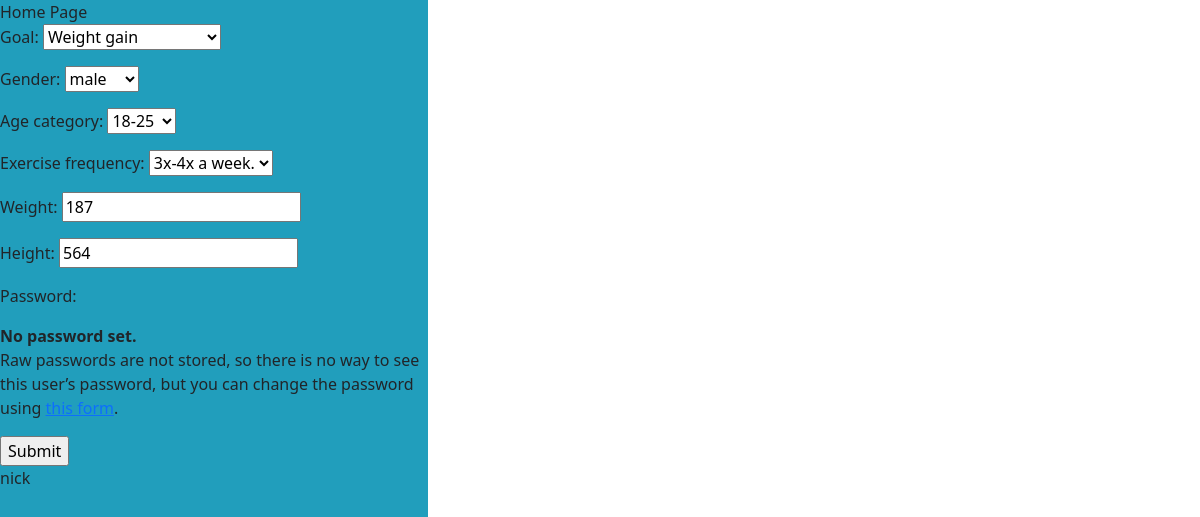
The page /account/update/5/ (signed in) on the database as committed earlier.
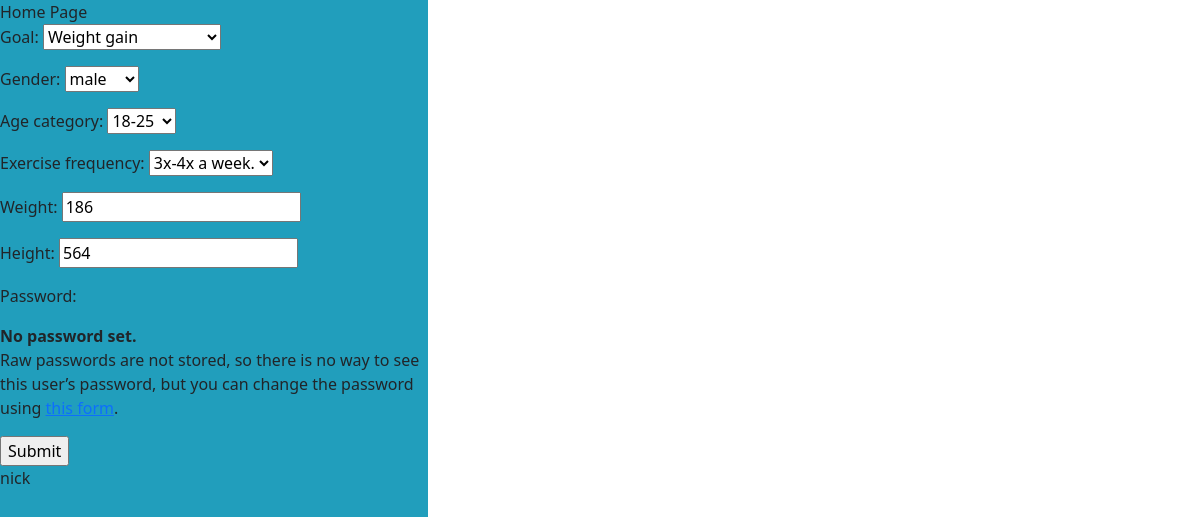
The same page on the database as committed later.
### users/models.py (models this page shows, shortened)
class FitnessUser(AbstractUser):
    first_name = models.CharField(max_length=30)
    last_name = models.CharField(max_length=30)
    age_category = models.ForeignKey(
        AgeGroup,
        on_delete=models.CASCADE,
        blank=True,
        null=True
    )
    goal = models.IntegerField(default=1 ,choices=Purpose.choices)
    weight = models.CharField(max_length=30)
    height = models.CharField(max_length=30)
    gender = models.ForeignKey(
        Gender,
        on_delete=models.CASCADE,
        blank=True,
        null=True
    )
    exercise_frequency = models.IntegerField(default=1 ,choices=Frequency.choices)
    template_id = models.ForeignKey(
        Workout_template,
        on_delete=models.CASCADE,
        blank=True,
        null=True
        )

### users/views.py (the view, shortened to what this page needs)
# urls.py: path('account/update/<int:pk>/', UpdateAccountPageView.as_view(), name='update_account'),
class UpdateAccountPageView(LoginRequiredMixin, UserPassesTestMixin, UpdateView):
    model = FitnessUser
    form_class = CustomUserChangeForm
    template_name = "users/update_account.html"
    success_url = reverse_lazy("home")
    def test_func(self):
        return self.request.user == FitnessUser.objects.get(id = self.kwargs['pk'])
    def get_context_data(self, **kwargs):
        user = FitnessUser.objects.get(username=self.request.user)
        return super().get_context_data(**kwargs)

### users/forms.py
class CustomUserChangeForm(UserChangeForm):
    class Meta(UserChangeForm):
        model = FitnessUser
        fields = ('goal', 'gender', 'age_category', 'exercise_frequency', 'weight', 'height')

### users/models.py (called while the page is built)
    def __str__(self):
        return self.name

    def __str__(self):
        return self.name

### templates/users/update_account.html (shortened to what this page needs)
{% extends 'base.html' %}
{% block content %}
Home Page
{% if request.user == user %}
<form method="POST">
    {{ form.as_p }}
    <input type="submit" value="Submit">
</form>
{% endif %}
{{ user.username }}
{% endblock content %}

Rows that differ between the two databases and show on the page:
changed FitnessUser "nick": weight "187" → "186"
